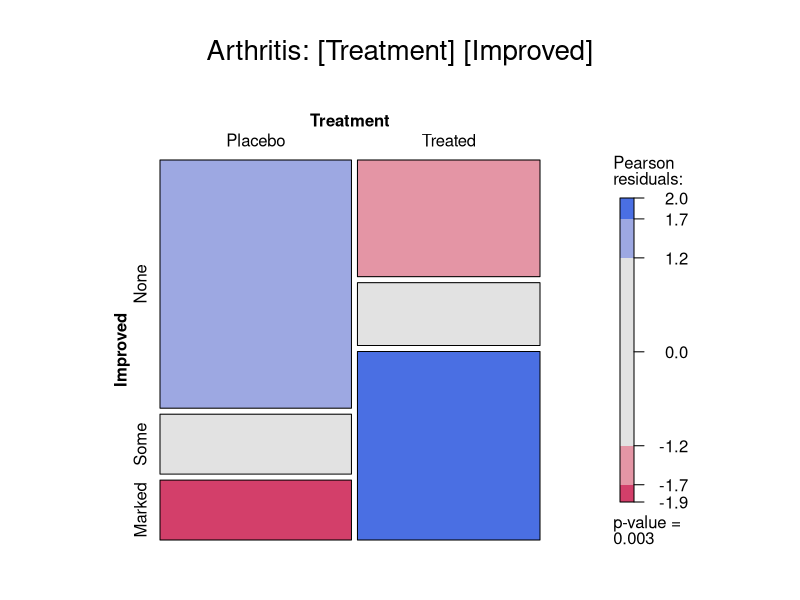
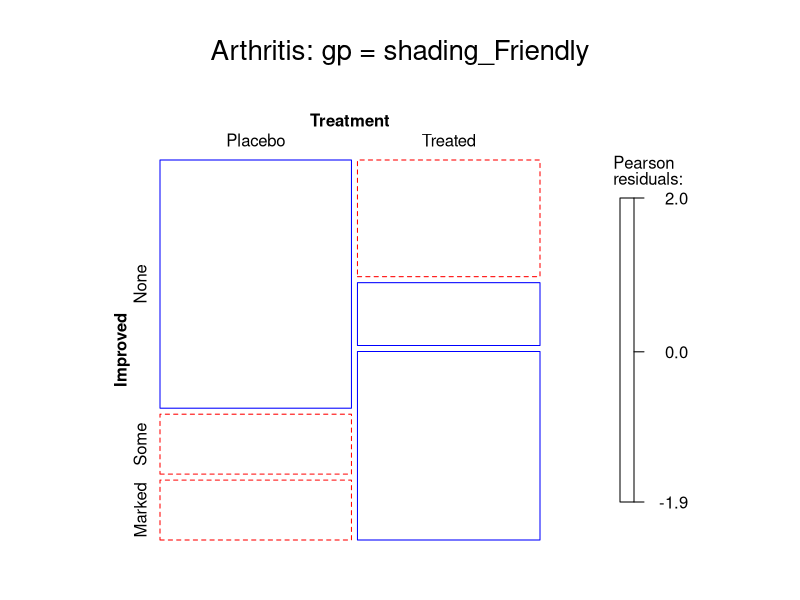
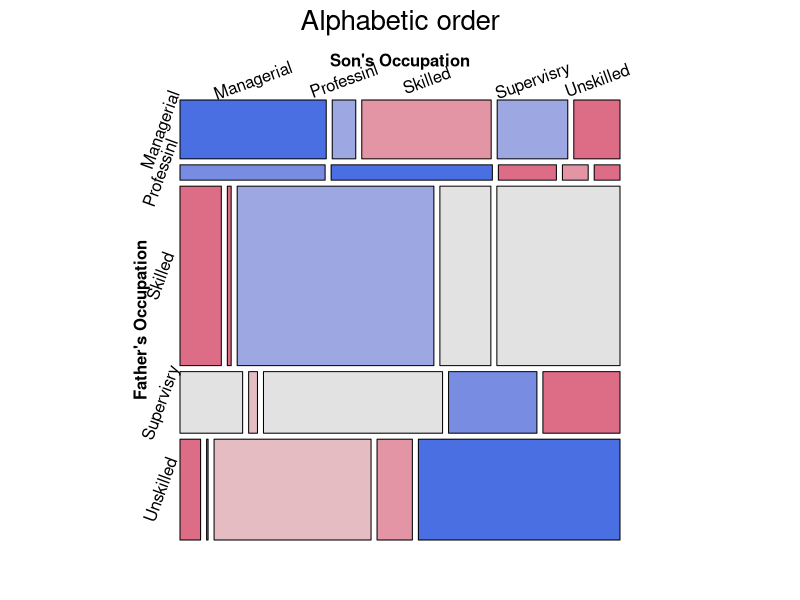
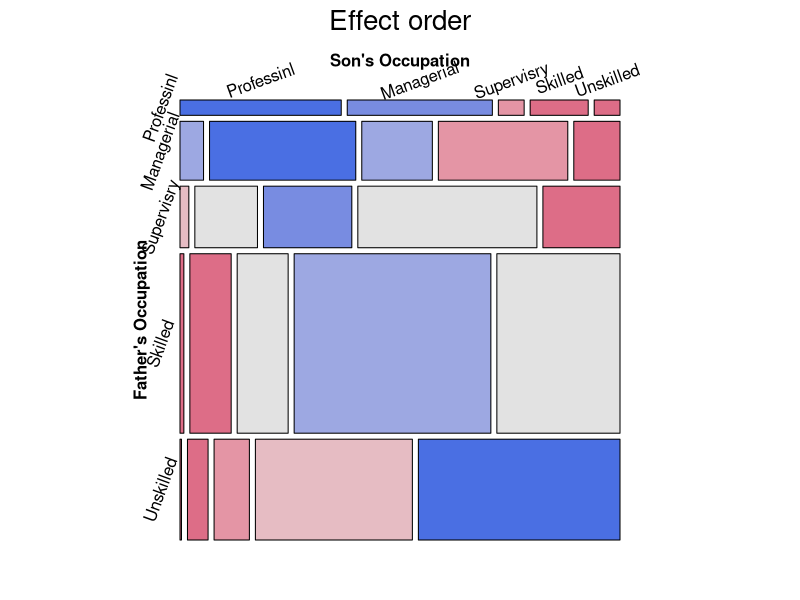
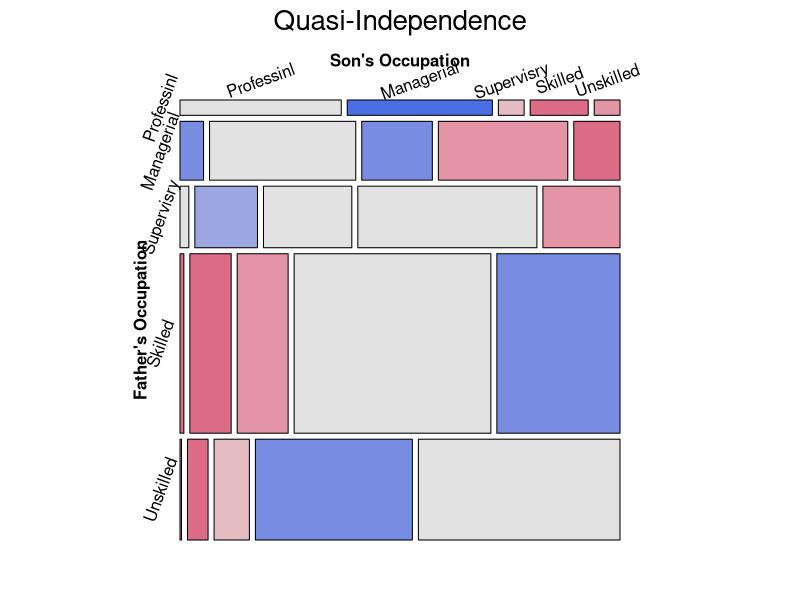
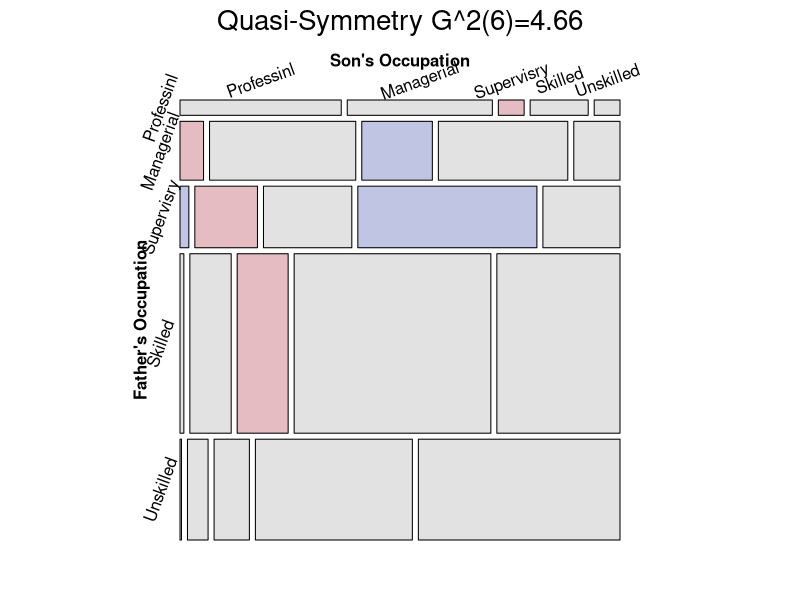
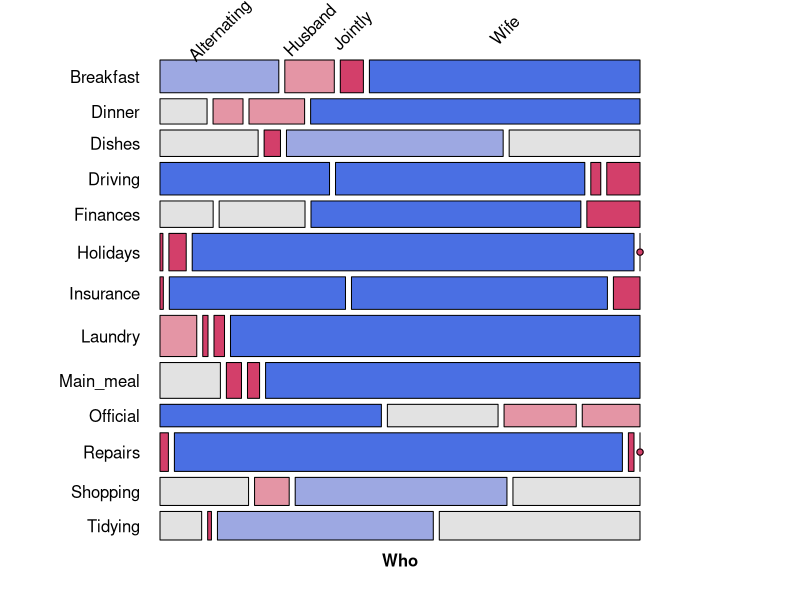
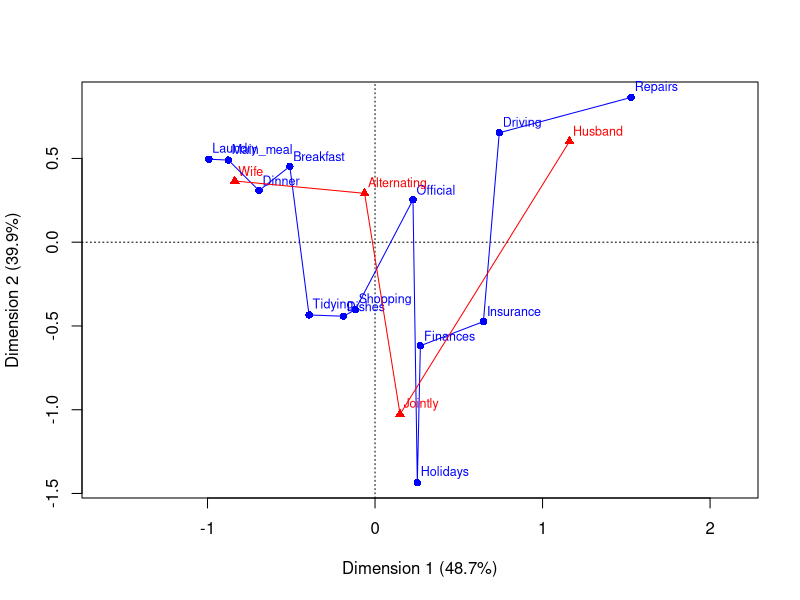

The R script that drew these images, in order:
## ---- chunk 1
knitr::opts_chunk$set(
  collapse = TRUE,
  warning = FALSE,
  fig.height = 6,
  fig.width = 7,
  fig.path = "fig/tut04-",
  dev = "png",
  comment = "##"
)

# save some typing
knitr::set_alias(w = "fig.width",
                 h = "fig.height",
                 cap = "fig.cap")


# Load packages
set.seed(1071)
library(vcd)
library(vcdExtra)
library(ggplot2)
library(seriation)

data(HairEyeColor)
data(PreSex)
data(Arthritis, package="vcd")
art <- xtabs(~Treatment + Improved, data = Arthritis)
if(!file.exists("fig")) dir.create("fig")

## ---- chunk 2
#| Arthritis1,
#| fig.height = 6,
#| fig.width = 7,
#| fig.cap = "Mosaic plot for the `Arthritis` data, using `shading_max`"
data(Arthritis, package="vcd")
art <- xtabs(~Treatment + Improved, data = Arthritis)
mosaic(art, gp = shading_max, 
            split_vertical = TRUE, 
            main="Arthritis: [Treatment] [Improved]")
## ---- chunk 3
summary(art)
## ---- chunk 4
#| Arthritis2,
#| fig.height = 6,
#| fig.width = 7,
#| fig.cap = "Mosaic plot for the `Arthritis` data, using `shading_Friendly`"
mosaic(art, gp = shading_Friendly, 
            split_vertical = TRUE, 
            main="Arthritis: gp = shading_Friendly")
## ---- chunk 5
data(Glass, package="vcdExtra")
(glass.tab <- xtabs(Freq ~ father + son, data=Glass))
## ---- chunk 6
largs <- list(set_varnames=list(father="Father's Occupation", 
                                son="Son's Occupation"),
              abbreviate=10)
gargs <- list(interpolate=c(1,2,4,8))

mosaic(glass.tab, 
  shade=TRUE, 
  labeling_args=largs, 
  gp_args=gargs,
  main="Alphabetic order", 
  legend=FALSE, 
  rot_labels=c(20,90,0,70))
## ---- chunk 7
# reorder by status
ord <- c(2, 1, 4, 3, 5) 
row.names(glass.tab)[ord]
## ---- chunk 8
mosaic(glass.tab[ord, ord], 
  shade=TRUE, 
  labeling_args=largs,  
  gp_args=gargs,
  main="Effect order", 
  legend=FALSE, 
  rot_labels=c(20,90,0,70))
## ---- chunk 9
Glass.ord <- Glass
Glass.ord$father <- ordered(Glass.ord$father, levels=levels(Glass$father)[ord])
Glass.ord$son    <- ordered(Glass.ord$son,    levels=levels(Glass$son)[ord])
str(Glass.ord)
## ---- chunk 10
rowfac <- gl(4, 4, 16)
colfac <- gl(4, 1, 16)
diag4by4 <- Diag(rowfac, colfac)
matrix(Diag(rowfac, colfac, binary = FALSE), 4, 4)
## ---- chunk 11
symm4by4 <- Symm(rowfac, colfac)
matrix(symm4by4, 4, 4)
## ---- chunk 12
library(gnm)
glass.indep <- glm(Freq ~ father + son, 
                   data = Glass.ord, family=poisson)
glass.quasi <- glm(Freq ~ father + son + Diag(father, son),  
                   data = Glass.ord, family=poisson)
glass.symm  <- glm(Freq ~ Symm(father, son),  
                   data = Glass.ord, family=poisson)
glass.qsymm <- glm(Freq ~ father + son + Symm(father, son),  
                   data = Glass.ord, family=poisson)
## ---- chunk 13
mosaic(glass.quasi, 
  residuals_type="rstandard", 
  shade=TRUE, 
  labeling_args=largs,  
  gp_args=gargs,
  main="Quasi-Independence",
  legend=FALSE, 
  rot_labels=c(20,90,0,70)
  )
## ---- chunk 14
# model comparisons: for *nested* models
anova(glass.indep, glass.quasi, glass.qsymm, test="Chisq")
## ---- chunk 15
models <- glmlist(glass.indep, glass.quasi, glass.symm, glass.qsymm)
LRstats(models)
## ---- chunk 16
mosaic(glass.qsymm, 
  residuals_type="rstandard", 
  shade=TRUE, 
  labeling_args=largs,  
  gp_args=gargs,
  main = paste("Quasi-Symmetry", modFit(glass.qsymm)),
  legend=FALSE, 
  rot_labels=c(20,90,0,70)
  )
## ---- chunk 17
data("HouseTasks", package = "vcdExtra")
HouseTasks
## ---- chunk 18
require(vcd)
mosaic(HouseTasks, shade = TRUE,
       labeling = labeling_border(rot_labels = c(45,0, 0, 0), 
                                  offset_label =c(.5,5,0, 0),
                                  varnames = c(FALSE, TRUE),
                                  just_labels=c("center","right"),
                                  tl_varnames = FALSE),
       legend = FALSE)

## ---- chunk 19
require(ca)
HT.ca <- ca(HouseTasks)
summary(HT.ca, rows=FALSE, columns=FALSE)
## ---- chunk 20
plot(HT.ca, lines = TRUE)
## ---- chunk 21
require(seriation)
order <- seriate(HouseTasks, method = "CA")
# the permuted row and column labels
rownames(HouseTasks)[order[[1]]]
colnames(HouseTasks)[order[[2]]]
## ---- chunk 22
# do the permutation
HT_perm <- permute(HouseTasks, order, margin=1)

mosaic(HT_perm, shade = TRUE,
       labeling = labeling_border(rot_labels = c(45,0, 0, 0), 
                                  offset_label =c(.5,5,0, 0),
                                  varnames = c(FALSE, TRUE),
                                  just_labels=c("center","right"),
                                  tl_varnames = FALSE),
       legend = FALSE)
